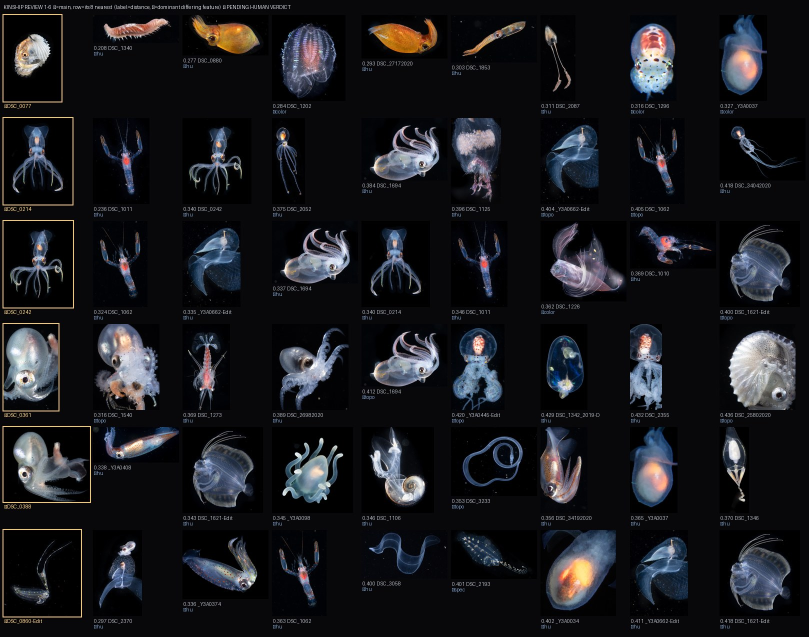
#> input picture workbench/data/review_sheets/review_01.jpg, 1618 x 1273 px (shown at 1/2 size)
$ python kin_features.py ../../../../../workbench/data/review_sheets --out out.png
#> lines starting #> are read from the running program, lines starting #| are printed output that depends on the picture
#!/usr/bin/env python3
# -*- coding: utf-8 -*-
"""
kin_features.py — 形态判别的视觉特征（v2）

为什么重做特征（v1 的失败）
--------------------------
v1 用「色素色相直方图 0.42 + 亮度 0.22 + 占比 0.16 + 形态 0.20」，
实测聚出的 C06 簇 maxd=0.096（全场最低之一），却把螺壳、水母钟、带棘幼体、
章鱼四种完全不同的生物归到一起。根因：黑水照片里所有胶质生物都是
「黑底上的半透明白蓝」，颜色直方图高度雷同，0.42 的颜色权重压倒了形态差异。

v2 的判别核心：**轮廓半径函数的频谱**
从主体质心出发，按 72 个角度（每 5°）向外射线，记录最远前景距离 r(θ)，
归一化后做 DFT 取幅值谱。这个特征直接编码「有几条腕 / 几道棘 / 是否圆形」：
  * 章鱼八腕     → f=8 附近有大峰
  * 水母钟形     → 低频集中、高频弱（接近圆）
  * 带棘幼体     → 高频能量强（多个尖锐小峰）
  * 螺壳螺旋     → 频谱平缓但质心偏移大
幅值谱天然旋转不变，均值归一化天然尺度不变——正好匹配「同一生物不同角度」。

辅以：
  * Hu 矩 7 个（平移/尺度/旋转不变的形状不变量）
  * 欧拉数（孔洞数：螺壳与水母的腔、多毛类的体节间隙）
  * 凸包实度 solidity（腕展开 vs 紧凑壳体）
颜色权重降到 0.12，仅作辅助（色素型仍有分类学意义，但不能主导）。

⚠ 本脚本只产出特征与候选对，**不产出任何「同一生物」结论**。
结论由逐簇目视核验后写入 kinship.json。
"""

import json
import math
import os
import sys
from collections import defaultdict, deque

try:
    from PIL import Image
except ImportError:
    sys.exit("ERROR: 需要 PIL（/usr/bin/python3 通常自带）")

import argparse

SHAPE_PX = 128          # 形状分析采样边长（够用且快）
N_ANG = 72              # 半径函数采样角数（每 5°）
N_FREQ = 14             # 保留的频谱低频个数
W_RAD, W_HU, W_EULER, W_COLOR = 0.52, 0.22, 0.14, 0.12
IMG_EXT = (".jpg", ".jpeg", ".png")


# ---------------------------------------------------------------- 基础
def luma(r, g, b):
    return 0.299 * r + 0.587 * g + 0.114 * b


def rgb2hsv(r, g, b):
    mx, mn = max(r, g, b), min(r, g, b)
    v = mx / 255.0
    s = 0.0 if mx == 0 else (mx - mn) / mx
    if mx == mn:
        return 0.0, s, v
    dd = mx - mn
    if mx == r:
        h = ((g - b) / dd) % 6
    elif mx == g:
        h = (b - r) / dd + 2
    else:
        h = (r - g) / dd + 4
    return h * 60.0, s, v


def norm(v):
    s = sum(v)
    return [x / s for x in v] if s > 0 else [0.0] * len(v)


def largest_component(mask, w, h):
    """BFS 取最大连通分量，返回像素坐标集合。纯 Python，128×128 足够快。"""
    seen = [[False] * w for _ in range(h)]
    best = []
    for sy in range(h):
        for sx in range(w):
            if not mask[sy * w + sx] or seen[sy][sx]:
                continue
            comp = []
            q = deque([(sx, sy)])
            seen[sy][sx] = True
            while q:
                x, y = q.popleft()
                comp.append((x, y))
                for dx, dy in ((1, 0), (-1, 0), (0, 1), (0, -1),
                               (1, 1), (1, -1), (-1, 1), (-1, -1)):
                    nx, ny = x + dx, y + dy
                    if 0 <= nx < w and 0 <= ny < h and not seen[ny][nx] \
                            and mask[ny * w + nx]:
                        seen[ny][nx] = True
                        q.append((nx, ny))
            if len(comp) > len(best):
                best = comp
    return best


def radius_signature(pts, w, h):
    """半径函数 r(θ) → 归一化 → DFT 幅值谱。旋转/尺度不变。"""
    if len(pts) < 20:
        return [0.0] * N_FREQ, 0.0
    cx = sum(p[0] for p in pts) / len(pts)
    cy = sum(p[1] for p in pts) / len(pts)
    pset = set(pts)
    # 边界点：4 邻域内有非前景的
    bnd = [(x, y) for (x, y) in pts
           if any((x + dx, y + dy) not in pset
                  for dx, dy in ((1, 0), (-1, 0), (0, 1), (0, -1)))] or pts
    r_of = []
    for k in range(N_ANG):
        th = 2 * math.pi * k / N_ANG
        ct, st = math.cos(th), math.sin(th)
        best = 0.0
        # 沿射线找最远边界点投影
        for (x, y) in bnd:
            dx, dy = x - cx, y - cy
            proj = dx * ct + dy * st
            if proj > best:
                perp = abs(-dx * st + dy * ct)
                if perp < max(3.0, 0.10 * max(w, h)):
                    best = proj
        r_of.append(max(best, 1e-6))
    mean = sum(r_of) / len(r_of)
    rn = [r / mean for r in r_of]          # 尺度不变
    # DFT 幅值谱（低频 N_FREQ 个），旋转不变
    spec = []
    for f in range(1, N_FREQ + 1):
        re = sum(rn[t] * math.cos(2 * math.pi * f * t / N_ANG) for t in range(N_ANG))
        im = -sum(rn[t] * math.sin(2 * math.pi * f * t / N_ANG) for t in range(N_ANG))
        spec.append(math.hypot(re, im) / N_ANG)
    mx = max(spec) or 1.0
    spec = [s / mx for s in spec]          # 幅值归一，消除整体复杂度差异
    return [round(s, 5) for s in spec], round(max(w, h) and mean / max(w, h), 4)


def hu_moments(pts, w, h):
    """Hu 7 矩。经典形状不变量，对旋转/尺度/镜像稳定。"""
    n = len(pts)
    if n < 10:
        return [0.0] * 7
    cx = sum(p[0] for p in pts) / n
    cy = sum(p[1] for p in pts) / n
    m = defaultdict(float)
    for x, y in pts:
        dx, dy = x - cx, y - cy
        for p_ in range(4):
            for q_ in range(4):
                if p_ + q_ <= 3:
                    m[(p_, q_)] += (dx ** p_) * (dy ** q_)
    for k in m:
        m[k] /= n
    n00 = m[(0, 0)] or 1.0
    n20 = m[(2, 0)] / n00; n02 = m[(0, 2)] / n00; n11 = m[(1, 1)] / n00
    n30 = m[(3, 0)] / n00; n03 = m[(0, 3)] / n00
    n21 = m[(2, 1)] / n00; n12 = m[(1, 2)] / n00
    h1 = n20 + n02
    h2 = (n20 - n02) ** 2 + 4 * n11 ** 2
    h3 = (n30 - 3 * n12) ** 2 + (3 * n21 - n03) ** 2
    h4 = (n30 + n12) ** 2 + (n21 + n03) ** 2
    h5 = ((n30 - 3 * n12) * (n30 + n12) *
          ((n30 + n12) ** 2 - 3 * (n21 + n03) ** 2) +
          (3 * n21 - n03) * (n21 + n03) *
          (3 * (n30 + n12) ** 2 - (n21 + n03) ** 2))
    h6 = ((n20 - n02) * ((n30 + n12) ** 2 - (n21 + n03) ** 2) +
          4 * n11 * (n30 + n12) * (n21 + n03))
    h7 = ((3 * n21 - n03) * (n30 + n12) *
          ((n30 + n12) ** 2 - 3 * (n21 + n03) ** 2) -
          (n30 - 3 * n12) * (n21 + n03) *
          (3 * (n30 + n12) ** 2 - (n21 + n03) ** 2))
    hu = [h1, h2, h3, h4, h5, h6, h7]
    # 对数压缩，避免量级悬殊
    out = []
    for v in hu:
        a = abs(v)
        out.append(round(math.copysign(math.log10(a + 1e-30), v), 4))
    return out


def euler_and_hull(pts, w, h):
    """孔洞数与凸包实度。

    ⚠ 只保留**旋转不变**的量。v2 初版把包围盒长宽比 (bw/bh, bw, bh) 也放进来，
    但包围盒对旋转敏感：同一只栉水母转 45° 后包围盒长宽比改变，
    导致 topo 距离 1.60，把地面真值对拖垮（实测 burst 召回仅 38%）。
    孔洞数与实度（前景/凸包或前景/bbox 面积比里取实度）才是旋转不变的。
    """
    n = len(pts)
    if n < 10:
        return 0.0, 0.0
    xs = [p[0] for p in pts]; ys = [p[1] for p in pts]
    x0, x1, y0, y1 = min(xs), max(xs), min(ys), max(ys)
    bw, bh = x1 - x0 + 1, y1 - y0 + 1
    if bw * bh < 16:
        return 0.0, 1.0
    pset = set(pts)
    seen = set()
    holes = 0
    for sy in range(y0, y1 + 1):
        for sx in range(x0, x1 + 1):
            if (sx, sy) in pset or (sx, sy) in seen:
                continue
            comp = []
            q = deque([(sx, sy)])
            seen.add((sx, sy))
            touch = False
            while q:
                x, y = q.popleft()
                comp.append((x, y))
                if x in (x0, x1) or y in (y0, y1):
                    touch = True
                for dx, dy in ((1, 0), (-1, 0), (0, 1), (0, -1)):
                    nx, ny = x + dx, y + dy
                    if x0 <= nx <= x1 and y0 <= ny <= y1 and (nx, ny) not in seen \
                            and (nx, ny) not in pset:
                        seen.add((nx, ny))
                        q.append((nx, ny))
            if not touch and len(comp) >= 4:
                holes += 1
    # 实度：前景面积 / 包围盒面积（旋转敏感弱于长宽比，且能区分展开腕 vs 紧凑壳）
    solidity = n / (bw * bh) if bw * bh else 0.0
    return float(holes), round(min(1.0, solidity), 4)


def color_hist(rgb_small):
    """颜色仅作辅助：色素色相 8 bin + 组织亮度 6 bin。"""
    hue = [0.0] * 8
    lum = [0.0] * 6
    px = list(rgb_small.getdata())
    lums = sorted(luma(*p) for p in px)
    n = len(lums)
    if not n:
        return [0.0] * 14
    wbase = lums[min(n - 1, int(n * 0.25))]
    T = max(wbase * 1.35, wbase + 14, 16)
    for (r, g, b) in px:
        L = luma(r, g, b)
        if L < T:
            continue
        lum[min(5, int(L / 256 * 6))] += 1
        hh, s, v = rgb2hsv(r, g, b)
        if s >= 0.22:
            hue[min(7, int(hh / 360 * 8))] += 1
    return [round(x, 5) for x in norm(hue) + norm(lum)]


def feats_for(path):
    im = Image.open(path).convert("RGB")
    W, H = im.size
    s = SHAPE_PX / max(W, H)
    if s < 1:
        im = im.resize((max(1, round(W * s)), max(1, round(H * s))), Image.LANCZOS)
    w, h = im.size
    rgb = list(im.getdata())
    gray = im.convert("L")
    gpx = list(gray.getdata())
    lums = sorted(gpx)
    n = len(lums)
    wbase = lums[min(n - 1, int(n * 0.25))]
    T = max(wbase * 1.35, wbase + 14, 16)
    mask = [L >= T for L in gpx]
    fg_n = sum(mask)
    if fg_n < 30:
        return None
    pts = largest_component(mask, w, h)
    spec, rel_r = radius_signature(pts, w, h)
    hu = hu_moments(pts, w, h)
    holes, sol = euler_and_hull(pts, w, h)
    col = color_hist(im)
    xs = [p[0] for p in pts]; ys = [p[1] for p in pts]
    bw = (max(xs) - min(xs) + 1) / w
    bh = (max(ys) - min(ys) + 1) / h
    return {
        "spec": spec,
        "hu": hu,
        # topo 只含旋转不变量：孔洞数、实度、（归一化相对尺寸）
        "topo": [holes, sol, round(fg_n / n, 4)],
        "color": col,
        "bbox_frac": [round(bw, 4), round(bh, 4)],   # 仅记录，不参与距离
        "fg_frac": round(fg_n / n, 4),
        "T": round(T, 1), "w": w, "h": h,
    }


# ---------------------------------------------------------------- 距离
def l2(a, b):
    return math.sqrt(sum((x - y) ** 2 for x, y in zip(a, b)))


def standardize_hu(feats):
    """对 Hu 矩做逐分量数据集标准化（z-score 后压缩到 ±1）。

    为什么必须做
    ------------
    v2 初版直接 min(d_hu, 1.5) 钳位，实测大量对的 d_hu 顶到钳位上限，
    恒定贡献 0.22×1.5=0.33 的**噪声距离**，把真正有判别力的项淹掉。
    决定性案例 B02（同一只栉水母旋转约 45°）：spec=0.05、col=0.06 都极好，
    却因 hu=1.50 饱和被判 d=0.591（排名 19%）。钳位不是归一化，是截断信息。

    标准化后各分量同量纲，饱和消失，且对离群值用 tanh 压缩而非硬截断。
    """
    keys = sorted(feats)
    if len(keys) < 3:
        return
    n_hu = len(feats[keys[0]]["hu"])
    for j in range(n_hu):
        vals = [feats[k]["hu"][j] for k in keys]
        mu = sum(vals) / len(vals)
        sd = math.sqrt(sum((v - mu) ** 2 for v in vals) / len(vals)) or 1.0
        for k in keys:
            feats[k]["hu"][j] = round(math.tanh((feats[k]["hu"][j] - mu) / sd), 4)


def dist(a, b):
    d_spec = l2(a["spec"], b["spec"]) / math.sqrt(2)
    d_hu = l2(a["hu"], b["hu"]) / math.sqrt(2 * len(a["hu"]))
    d_top = l2(a["topo"], b["topo"]) / math.sqrt(2 * len(a["topo"]))
    d_col = l2(a["color"], b["color"]) / math.sqrt(2)
    d = (W_RAD * d_spec + W_HU * d_hu + W_EULER * d_top + W_COLOR * d_col)
    return round(min(1.0, d), 4), {
        "spec": round(d_spec, 4), "hu": round(d_hu, 4),
        "topo": round(d_top, 4), "color": round(d_col, 4)}


def main():
    ap = argparse.ArgumentParser(
        description="提取形态特征 + 候选对召回（只召回，不下同一生物结论）")
    ap.add_argument("img_dir",
                    help="含主体居中裁剪图的文件夹（每张一图，文件名 stem 即 id）")
    ap.add_argument("--out", required=True, help="输出 kin_features.json 路径")
    ap.add_argument("--limit", type=int, default=0,
                    help="只处理前 N 张（0=全部）；大图库先小规模试跑")
    args = ap.parse_args()

    if not os.path.isdir(args.img_dir):
        sys.exit(f"ERROR: 图片目录不存在: {args.img_dir}")

    files = sorted(
        f for f in os.listdir(args.img_dir)
        if f.lower().endswith(IMG_EXT))
    if args.limit:
        files = files[: args.limit]
    ids = [os.path.splitext(f)[0] for f in files]
    print(f"[1/3] 提取形态特征 {len(ids)} 张（源 {args.img_dir}）")

    feats, skipped = {}, []
    for i, (iid, fn) in enumerate(zip(ids, files), 1):
        p = os.path.join(args.img_dir, fn)
        try:
            f = feats_for(p)
#> in feats_for, im is the input picture: PIL image 1618x1273 RGB; mean R, G, B 26, 26.6, 30.5
#> in feats_for, `im = im.resize((max(1, round(W * s)), max(1, round(H * s))), Image.LAN..`:
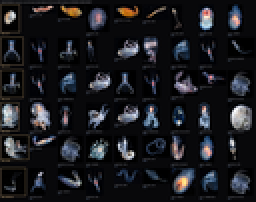
#> im: PIL image 128x101 RGB (shown 2 times larger); mean R, G, B 26.3, 26.9, 30.7
#> in feats_for, `rgb = list(im.getdata())`: rgb = 12928 items, first 6: (18, 17, 21), (28, 29, 32), (24, 25, 29), (25, 26, 29), (26, 27, 30), (26, 27, 30)
#> in feats_for, `gray = im.convert("L")`:
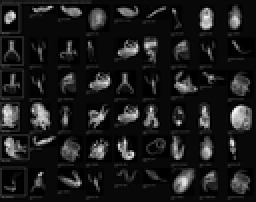
#> gray: PIL image 128x101 L (shown 2 times larger); min 0, max 255, mean 27.1
#> in feats_for, `gpx = list(gray.getdata())`: gpx = 12928 values, max 255 at index 7030, min 0 at index 272, mean 27.07
#> in feats_for, `lums = sorted(gpx)`: lums = 12928 values from 0 to 255
#> in feats_for, `n = len(lums)`: n = 12928
#> in feats_for, `wbase = lums[min(n - 1, int(n * 0.25))]`: wbase = 5
#> in feats_for, `T = max(wbase * 1.35, wbase + 14, 16)`: T = 19
#> in feats_for, `mask = [L >= T for L in gpx]`: mask = 12928 items, first 6: False, True, True, True, True, True
#> in feats_for, `fg_n = sum(mask)`: fg_n = 3991
#> in feats_for, `pts = largest_component(mask, w, h)`: pts = 410 pairs, first value 0 to 25, second value 51 to 80
#> in radius_signature, `cx = sum(p[0] for p in pts) / len(pts)`: cx = 9.93
#> in radius_signature, `cy = sum(p[1] for p in pts) / len(pts)`: cy = 63.73
#> in radius_signature, `pset = set(pts)`: pset = 410 items
#> in radius_signature, `bnd = [(x, y) for (x, y) in pts if any((x + dx, y + dy) not in pset fo..`: bnd = 212 pairs, first value 0 to 25, second value 51 to 80
#> after the loop in radius_signature, `for k in range(N_ANG):`: perp = 1.41; r_of = 72 values, max 19.05 at index 24, min 9.93 at index 36, mean 15.35
#> in radius_signature, `mean = sum(r_of) / len(r_of)`: mean = 15.35
#> in radius_signature, `rn = [r / mean for r in r_of]`: rn = 72 values, max 1.24 at index 24, min 0.647 at index 36, mean 1
#> the loop in radius_signature, `for f in range(1, N_FREQ + 1):` made 14 passes
#> (re, im) on passes 1 to 12: (0.222, -1.73), (-2.5, 2.81), (2.97, 1.5), (-2.82, 0.131), (0.993, -0.0271), (0.0515, 0.177), (0.532, 0.259), (-0.746, -0.105), (0.296, -0.0961), (0.145, -0.0881), (0.371, -0.0184), (-0.214, -0.212)
#> after the loop in radius_signature, `for f in range(1, N_FREQ + 1):`: spec = [0.0242, 0.0522, 0.0462, 0.0392, 0.0138, 0.00256, 0.00822, 0.0105, 0.00433, 0.00236, 0.00515, 0.00419, 0.00233, 0.000592]
#> in radius_signature, `mx = max(spec) or 1.0`: mx = 0.0522
#> in radius_signature, `spec = [s / mx for s in spec]`: spec = [0.463, 1, 0.885, 0.751, 0.264, 0.049, 0.157, 0.2, 0.0828, 0.0451, 0.0987, 0.0802, 0.0445, 0.0113]
#> in feats_for, `spec, rel_r = radius_signature(pts, w, h)`: rel_r = 0.12
#> in hu_moments, `n = len(pts)`: n = 410
#> in hu_moments, `cx = sum(p[0] for p in pts) / n`: cx = 9.93
#> in hu_moments, `cy = sum(p[1] for p in pts) / n`: cy = 63.73
#> the loop in hu_moments, `for x, y in pts:` made 410 passes
#> (x, y, dx, dy) on passes 1 to 3: (0, 51, -9.93, -12.73), (1, 51, -8.93, -12.73), (0, 52, -9.93, -11.73)
#> after the loop in hu_moments, `for x, y in pts:`: m = 10 items
#> the loop in hu_moments, `for k in m:` made 10 passes
#> k on passes 1 to 10: (0, 0), (0, 1), (0, 2), (0, 3), (1, 0), (1, 1), (1, 2), (2, 0), (2, 1), (3, 0)
#> in hu_moments, `n00 = m[(0, 0)] or 1.0`: n00 = 1
#> in hu_moments, `n20 = m[2, 0] / n00`: n20 = 53.28
#> in hu_moments, `n02 = m[0, 2] / n00`: n02 = 71.48
#> in hu_moments, `n11 = m[1, 1] / n00`: n11 = -14.24
#> in hu_moments, `n30 = m[3, 0] / n00`: n30 = 158
#> in hu_moments, `n03 = m[0, 3] / n00`: n03 = 199.2
#> in hu_moments, `n21 = m[2, 1] / n00`: n21 = -121.4
#> in hu_moments, `n12 = m[1, 2] / n00`: n12 = -89.05
#> in hu_moments, `h1 = n20 + n02`: h1 = 124.8
#> in hu_moments, `h2 = (n20 - n02) ** 2 + 4 * n11 ** 2`: h2 = 1142
#> in hu_moments, `h3 = (n30 - 3 * n12) ** 2 + (3 * n21 - n03) ** 2`: h3 = 498214.8
#> in hu_moments, `h4 = (n30 + n12) ** 2 + (n21 + n03) ** 2`: h4 = 10797.2
#> in hu_moments, `h5 = ((n30 - 3 * n12) * (n30 + n12) * ((n30 + n12) ** 2 - 3 * (n21 + n..`: h5 = -751899922.5
#> in hu_moments, `h6 = ((n20 - n02) * ((n30 + n12) ** 2 - (n21 + n03) ** 2) + 4 * n11 * ..`: h6 = -281633.9
#> in hu_moments, `h7 = ((3 * n21 - n03) * (n30 + n12) * ((n30 + n12) ** 2 - 3 * (n21 + n..`: h7 = 248514020.4
#> in hu_moments, `hu = [h1, h2, h3, h4, h5, h6, h7]`: hu = [124.8, 1142, 498214.8, 10797.2, -751899922.5, -281633.9, 248514020.4]
#> the loop in hu_moments, `for v in hu:` made 7 passes
#> (v, a) on passes 1 to 7: (124.8, 124.8), (1142, 1142), (498214.8, 498214.8), (10797.2, 10797.2), (-751899922.5, 751899922.5), (-281633.9, 281633.9), (248514020.4, 248514020.4)
#> after the loop in hu_moments, `for v in hu:`: out = [2.1, 3.06, 5.7, 4.03, -8.88, -5.45, 8.4]
#> in euler_and_hull, `n = len(pts)`: n = 410
#> in euler_and_hull, `xs = [p[0] for p in pts]`: xs = 410 values, max 25 at index 362, min 0 at index 0, mean 9.93
#> in euler_and_hull, `ys = [p[1] for p in pts]`: ys = 410 values, max 80 at index 255, min 51 at index 0, mean 63.73
#> in euler_and_hull, `x0, x1, y0, y1 = min(xs), max(xs), min(ys), max(ys)`: x0 = 0; x1 = 25; y0 = 51; y1 = 80
#> in euler_and_hull, `bw, bh = x1 - x0 + 1, y1 - y0 + 1`: bw = 26; bh = 30
#> in euler_and_hull, `pset = set(pts)`: pset = 410 items
#> in euler_and_hull, `solidity = n / (bw * bh) if bw * bh else 0.0`: solidity = 0.526
#> in feats_for, `holes, sol = euler_and_hull(pts, w, h)`: holes = 4; sol = 0.526
#> in color_hist, `px = list(rgb_small.getdata())`: px has the same summary as rgb in feats_for
#> in color_hist, `lums = sorted(luma(*p) for p in px)`: lums = 12928 values from 0 to 255
#> in color_hist, `n = len(lums)`: n = 12928
#> in color_hist, `wbase = lums[min(n - 1, int(n * 0.25))]`: wbase = 5.23
#> in color_hist, `T = max(wbase * 1.35, wbase + 14, 16)`: T = 19.23
#> the loop in color_hist, `for (r, g, b) in px:` made 12928 passes
#> (r, g, b, L, mx in rgb2hsv, mn in rgb2hsv, v, s) on passes 2 to 4: (28, 29, 32, 29.04, 32, 28, 0.125, 0.125), (24, 25, 29, 25.16, 29, 24, 0.114, 0.172), (25, 26, 29, 26.04, 29, 25, 0.114, 0.138)
            if f is None:
                skipped.append((iid, "前景像素不足"))
            else:
                feats[iid] = f
        except Exception as e:
            skipped.append((iid, f"{type(e).__name__}: {e}"))
        if i % 30 == 0:
            print(f"      …{i}/{len(ids)}")
#> pass 2 of the loop in main, `for i, (iid, fn) in enumerate(zip(ids, files), 1):`:
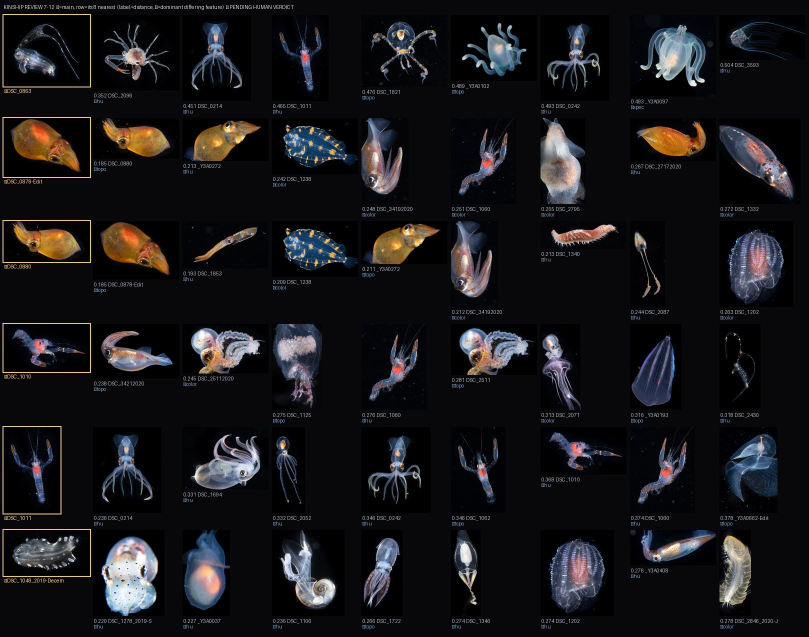
#> input picture workbench/data/review_sheets/review_02.jpg, 1618 x 1273 px (shown at 1/2 size)
#> in feats_for, im is the input picture: PIL image 1618x1273 RGB; mean R, G, B 24.7, 23.8, 26.1
#> in feats_for (call 2), `im = im.resize((max(1, round(W * s)), max(1, round(H * s))), Image.LAN..`:
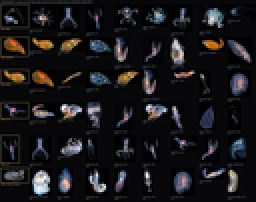
#> im: PIL image 128x101 RGB (shown 2 times larger); mean R, G, B 25.1, 24.2, 26.4
#> in feats_for (call 2), `gray = im.convert("L")`:
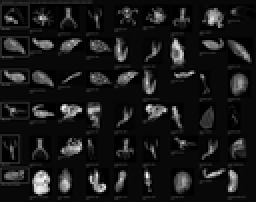
#> gray: PIL image 128x101 L (shown 2 times larger); min 0, max 255, mean 24.6
#> the loop in hu_moments (call 2), `for x, y in pts:` made 203 passes
#> (x, y) on passes 1 to 3: (0, 67), (1, 67), (0, 68)
#> the loop in hu_moments (call 2), `for k in m:` made 10 passes
#> the loop in hu_moments (call 2), `for v in hu:` made 7 passes
#> v on passes 1 to 7: 71.31, 1215.9, 94722, 44932.2, 2.48e+09, 1515722.8, -1.56e+09
#> the loop in color_hist (call 2), `for (r, g, b) in px:` made 12928 passes
    print(f"      成功 {len(feats)}，跳过 {len(skipped)}")
#|       成功 2，跳过 0
    for iid, why in skipped[:6]:
        print(f"        {iid}: {why}")
    if len(feats) < 2:
        sys.exit("ERROR: 有效特征不足 2 张，无法做两两召回")

    print("[2/3] 两两距离")
    standardize_hu(feats)          # 先标准化，再算距离
    keys = sorted(feats)
    pairs = []
    for i in range(len(keys)):
        for j in range(i + 1, len(keys)):
            a, b = keys[i], keys[j]
            d, comp = dist(feats[a], feats[b])
            pairs.append({"a": a, "b": b, "d": d, "comp": comp})
#> this loop made 2 passes
    pairs.sort(key=lambda x: x["d"])
    ds = [p["d"] for p in pairs]
    q = lambda f: ds[min(len(ds) - 1, int(len(ds) * f))]
    print(f"      {len(pairs)} 对：min={ds[0]:.3f} p1={q(.01):.3f} "
          f"p5={q(.05):.3f} 中位={q(.5):.3f} max={ds[-1]:.3f}")
#|       1 对：min=1.000 p1=1.000 p5=1.000 中位=1.000 max=1.000

    print("[3/3] 写入特征与候选对")
    os.makedirs(os.path.dirname(os.path.abspath(args.out)) or ".", exist_ok=True)
    json.dump({"schema": "plankton-playground/kin-features/v2",
               "weights": {"spec": W_RAD, "hu": W_HU, "topo": W_EULER, "color": W_COLOR},
               "n_ang": N_ANG, "n_freq": N_FREQ, "shape_px": SHAPE_PX,
               "note": ("v2 判别核心为轮廓半径函数频谱（旋转/尺度不变），"
                        "颜色权重从 v1 的 0.42 降到 0.12。v1 因颜色主导，"
                        "把螺壳/水母/带棘幼体/章鱼归为一簇（maxd=0.096）。"
                        "本文件只是特征与候选，不含同一生物结论。"),
               "quantiles": {"min": ds[0], "p1": q(.01), "p5": q(.05),
                             "p10": q(.10), "median": q(.5)},
               "skipped": [{"id": i, "why": w} for i, w in skipped],
               "features": feats,
               "pairs": pairs},
              open(args.out, "w", encoding="utf-8"), ensure_ascii=False)
    print(f"      → {args.out}  ({os.path.getsize(args.out)/1024:.0f} KB)")


if __name__ == "__main__":
    main()
